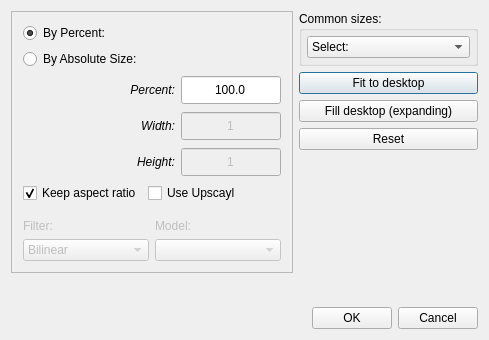
<?xml version="1.0" encoding="UTF-8"?>
<ui version="4.0">
 <class>ResizeDialog</class>
 <widget class="QDialog" name="ResizeDialog">
  <property name="geometry">
   <rect>
    <x>0</x>
    <y>0</y>
    <width>489</width>
    <height>340</height>
   </rect>
  </property>
  <property name="sizePolicy">
   <sizepolicy hsizetype="Preferred" vsizetype="Preferred">
    <horstretch>0</horstretch>
    <verstretch>0</verstretch>
   </sizepolicy>
  </property>
  <property name="minimumSize">
   <size>
    <width>100</width>
    <height>100</height>
   </size>
  </property>
  <property name="maximumSize">
   <size>
    <width>16777215</width>
    <height>16777215</height>
   </size>
  </property>
  <property name="windowTitle">
   <string>Resize</string>
  </property>
  <layout class="QVBoxLayout" name="verticalLayout">
   <item>
    <layout class="QHBoxLayout" name="resListLayout">
     <item>
      <widget class="QFrame" name="resFrame">
       <property name="maximumSize">
        <size>
         <width>290</width>
         <height>16777215</height>
        </size>
       </property>
       <property name="frameShape">
        <enum>QFrame::StyledPanel</enum>
       </property>
       <property name="frameShadow">
        <enum>QFrame::Raised</enum>
       </property>
       <layout class="QVBoxLayout" name="verticalLayout_3">
        <item>
         <layout class="QVBoxLayout" name="verticalLayout_6">
          <property name="topMargin">
           <number>0</number>
          </property>
          <property name="rightMargin">
           <number>0</number>
          </property>
          <item>
           <widget class="QRadioButton" name="byPercentage">
            <property name="sizePolicy">
             <sizepolicy hsizetype="Minimum" vsizetype="Minimum">
              <horstretch>0</horstretch>
              <verstretch>0</verstretch>
             </sizepolicy>
            </property>
            <property name="text">
             <string>By Percent:</string>
            </property>
            <property name="checked">
             <bool>true</bool>
            </property>
           </widget>
          </item>
          <item>
           <widget class="QRadioButton" name="byAbsoluteSize">
            <property name="sizePolicy">
             <sizepolicy hsizetype="Minimum" vsizetype="Minimum">
              <horstretch>0</horstretch>
              <verstretch>0</verstretch>
             </sizepolicy>
            </property>
            <property name="text">
             <string>By Absolute Size:</string>
            </property>
            <property name="checked">
             <bool>false</bool>
            </property>
           </widget>
          </item>
         </layout>
        </item>
        <item>
         <layout class="QGridLayout" name="resGridLayout">
          <item row="0" column="0">
           <widget class="QLabel" name="label_3">
            <property name="font">
             <font>
              <italic>true</italic>
             </font>
            </property>
            <property name="text">
             <string>Percent:</string>
            </property>
            <property name="alignment">
             <set>Qt::AlignRight|Qt::AlignTrailing|Qt::AlignVCenter</set>
            </property>
           </widget>
          </item>
          <item row="1" column="0">
           <widget class="QLabel" name="label">
            <property name="sizePolicy">
             <sizepolicy hsizetype="Preferred" vsizetype="Preferred">
              <horstretch>0</horstretch>
              <verstretch>0</verstretch>
             </sizepolicy>
            </property>
            <property name="font">
             <font>
              <italic>true</italic>
             </font>
            </property>
            <property name="text">
             <string>Width:</string>
            </property>
            <property name="alignment">
             <set>Qt::AlignRight|Qt::AlignTrailing|Qt::AlignVCenter</set>
            </property>
           </widget>
          </item>
          <item row="2" column="1">
           <widget class="QSpinBox" name="height">
            <property name="enabled">
             <bool>false</bool>
            </property>
            <property name="sizePolicy">
             <sizepolicy hsizetype="Preferred" vsizetype="Minimum">
              <horstretch>0</horstretch>
              <verstretch>0</verstretch>
             </sizepolicy>
            </property>
            <property name="maximumSize">
             <size>
              <width>100</width>
              <height>16777215</height>
             </size>
            </property>
            <property name="minimumSize">
             <size>
              <width>0</width>
              <height>30</height>
             </size>
            </property>
            <property name="alignment">
             <set>Qt::AlignCenter</set>
            </property>
            <property name="readOnly">
             <bool>false</bool>
            </property>
            <property name="buttonSymbols">
             <enum>QAbstractSpinBox::NoButtons</enum>
            </property>
            <property name="keyboardTracking">
             <bool>true</bool>
            </property>
            <property name="minimum">
             <number>1</number>
            </property>
            <property name="maximum">
             <number>65535</number>
            </property>
           </widget>
          </item>
          <item row="1" column="1">
           <widget class="QSpinBox" name="width">
            <property name="enabled">
             <bool>false</bool>
            </property>
            <property name="sizePolicy">
             <sizepolicy hsizetype="Preferred" vsizetype="Minimum">
              <horstretch>0</horstretch>
              <verstretch>0</verstretch>
             </sizepolicy>
            </property>
            <property name="maximumSize">
             <size>
              <width>100</width>
              <height>16777215</height>
             </size>
            </property>
            <property name="minimumSize">
             <size>
              <width>0</width>
              <height>30</height>
             </size>
            </property>
            <property name="alignment">
             <set>Qt::AlignCenter</set>
            </property>
            <property name="buttonSymbols">
             <enum>QAbstractSpinBox::NoButtons</enum>
            </property>
            <property name="keyboardTracking">
             <bool>true</bool>
            </property>
            <property name="minimum">
             <number>1</number>
            </property>
            <property name="maximum">
             <number>65535</number>
            </property>
           </widget>
          </item>
          <item row="2" column="0">
           <widget class="QLabel" name="label_2">
            <property name="font">
             <font>
              <italic>true</italic>
             </font>
            </property>
            <property name="text">
             <string>Height:</string>
            </property>
            <property name="alignment">
             <set>Qt::AlignRight|Qt::AlignTrailing|Qt::AlignVCenter</set>
            </property>
           </widget>
          </item>
          <item row="0" column="1">
           <widget class="QDoubleSpinBox" name="percent">
            <property name="enabled">
             <bool>true</bool>
            </property>
            <property name="sizePolicy">
             <sizepolicy hsizetype="Preferred" vsizetype="Minimum">
              <horstretch>0</horstretch>
              <verstretch>0</verstretch>
             </sizepolicy>
            </property>
            <property name="maximumSize">
             <size>
              <width>100</width>
              <height>16777215</height>
             </size>
            </property>
            <property name="minimumSize">
             <size>
              <width>0</width>
              <height>30</height>
             </size>
            </property>
            <property name="alignment">
             <set>Qt::AlignCenter</set>
            </property>
            <property name="readOnly">
             <bool>false</bool>
            </property>
            <property name="buttonSymbols">
             <enum>QAbstractSpinBox::NoButtons</enum>
            </property>
            <property name="decimals">
             <number>1</number>
            </property>
            <property name="minimum">
             <double>1.000000000000000</double>
            </property>
            <property name="maximum">
             <double>1600.000000000000000</double>
            </property>
            <property name="singleStep">
             <double>1.000000000000000</double>
            </property>
            <property name="stepType">
             <enum>QAbstractSpinBox::AdaptiveDecimalStepType</enum>
            </property>
            <property name="value">
             <double>100.000000000000000</double>
            </property>
           </widget>
          </item>
         </layout>
        </item>
        <item>
         <layout class="QHBoxLayout" name="horizontalLayoutCheckBoxes">
          <item>
           <widget class="QCheckBox" name="keepAspectRatio">
            <property name="sizePolicy">
             <sizepolicy hsizetype="MinimumExpanding" vsizetype="Minimum">
              <horstretch>0</horstretch>
              <verstretch>0</verstretch>
             </sizepolicy>
            </property>
            <property name="minimumSize">
             <size>
              <width>0</width>
              <height>0</height>
             </size>
            </property>
            <property name="text">
             <string>Keep aspect ratio</string>
            </property>
            <property name="checked">
             <bool>true</bool>
            </property>
           </widget>
          </item>
          <item>
           <widget class="QCheckBox" name="useUpscaylCheckBox">
            <property name="text">
             <string>Use Upscayl</string>
            </property>
           </widget>
          </item>
          <item>
           <spacer name="horizontalSpacer_CheckBoxes">
            <property name="orientation">
             <enum>Qt::Horizontal</enum>
            </property>
            <property name="sizeHint" stdset="0">
             <size>
              <width>40</width>
              <height>20</height>
             </size>
            </property>
           </spacer>
          </item>
         </layout>
        </item>
        <item>
         <spacer name="verticalSpacer">
          <property name="orientation">
           <enum>Qt::Vertical</enum>
          </property>
          <property name="sizeType">
           <enum>QSizePolicy::Maximum</enum>
          </property>
          <property name="sizeHint" stdset="0">
           <size>
            <width>20</width>
            <height>10</height>
           </size>
          </property>
         </spacer>
        </item>
        <item>
         <layout class="QHBoxLayout" name="horizontalLayoutFiltersAndModels">
          <item>
           <layout class="QVBoxLayout" name="verticalLayoutFilterColumn">
            <item>
             <widget class="QLabel" name="label_4">
              <property name="enabled">
               <bool>false</bool>
              </property>
              <property name="text">
               <string>Filter:</string>
              </property>
             </widget>
            </item>
            <item>
             <widget class="QComboBox" name="comboBox">
              <property name="enabled">
               <bool>false</bool>
              </property>
              <property name="sizePolicy">
               <sizepolicy hsizetype="MinimumExpanding" vsizetype="Minimum">
                <horstretch>0</horstretch>
                <verstretch>0</verstretch>
               </sizepolicy>
              </property>
              <property name="minimumSize">
               <size>
                <width>0</width>
                <height>0</height>
               </size>
              </property>
              <property name="currentIndex">
               <number>1</number>
              </property>
              <item>
               <property name="text">
                <string>Nearest</string>
               </property>
              </item>
              <item>
               <property name="text">
                <string>Bilinear</string>
               </property>
              </item>
              <item>
               <property name="text">
                <string>Bicubic</string>
               </property>
              </item>
              <item>
               <property name="text">
                <string>Lanczos3</string>
               </property>
              </item>
             </widget>
            </item>
           </layout>
          </item>
          <item>
           <layout class="QVBoxLayout" name="verticalLayoutModelColumn">
            <item>
             <widget class="QLabel" name="labelModel">
              <property name="enabled">
               <bool>false</bool>
              </property>
              <property name="text">
               <string>Model:</string>
              </property>
             </widget>
            </item>
            <item>
             <widget class="QComboBox" name="upscaylModelComboBox">
              <property name="enabled">
               <bool>false</bool>
              </property>
              <property name="sizePolicy">
               <sizepolicy hsizetype="MinimumExpanding" vsizetype="Minimum">
                <horstretch>0</horstretch>
                <verstretch>0</verstretch>
               </sizepolicy>
              </property>
              <property name="minimumSize">
               <size>
                <width>0</width>
                <height>0</height>
               </size>
              </property>
             </widget>
            </item>
           </layout>
          </item>
         </layout>
        </item>
       </layout>
      </widget>
     </item>
     <item>
      <layout class="QVBoxLayout" name="verticalLayout_5">
       <item>
        <widget class="QGroupBox" name="groupBox">
         <property name="title">
          <string>Common sizes:</string>
         </property>
         <layout class="QVBoxLayout" name="verticalLayout_2">
          <property name="spacing">
           <number>0</number>
          </property>
          <property name="leftMargin">
           <number>5</number>
          </property>
          <property name="topMargin">
           <number>5</number>
          </property>
          <property name="rightMargin">
           <number>5</number>
          </property>
          <property name="bottomMargin">
           <number>5</number>
          </property>
          <item>
           <widget class="QComboBox" name="resComboBox">
            <property name="sizePolicy">
             <sizepolicy hsizetype="MinimumExpanding" vsizetype="Minimum">
              <horstretch>0</horstretch>
              <verstretch>0</verstretch>
             </sizepolicy>
            </property>
            <property name="minimumSize">
             <size>
              <width>0</width>
              <height>0</height>
             </size>
            </property>
            <item>
             <property name="text">
              <string>Select:</string>
             </property>
            </item>
            <item>
             <property name="text">
              <string>1366 x 768</string>
             </property>
            </item>
            <item>
             <property name="text">
              <string>1440 x 900</string>
             </property>
            </item>
            <item>
             <property name="text">
              <string>1440 x 1050</string>
             </property>
            </item>
            <item>
             <property name="text">
              <string>1600 x 1200</string>
             </property>
            </item>
            <item>
             <property name="text">
              <string>1920 x 1080 (FullHD)</string>
             </property>
            </item>
            <item>
             <property name="text">
              <string>1920 x 1200 (FullHD)</string>
             </property>
            </item>
            <item>
             <property name="text">
              <string>2560 x 1080</string>
             </property>
            </item>
            <item>
             <property name="text">
              <string>2560 x 1440</string>
             </property>
            </item>
            <item>
             <property name="text">
              <string>2560 x 1600</string>
             </property>
            </item>
            <item>
             <property name="text">
              <string>3840 x 1600 (UW 4K)</string>
             </property>
            </item>
            <item>
             <property name="text">
              <string>3840 x 2160 (UHD-1)</string>
             </property>
            </item>
           </widget>
          </item>
         </layout>
        </widget>
       </item>
       <item>
        <widget class="QPushButton" name="fitDesktopButton">
         <property name="sizePolicy">
          <sizepolicy hsizetype="MinimumExpanding" vsizetype="Minimum">
           <horstretch>0</horstretch>
           <verstretch>0</verstretch>
          </sizepolicy>
         </property>
         <property name="minimumSize">
          <size>
           <width>0</width>
           <height>0</height>
          </size>
         </property>
         <property name="text">
          <string>Fit to desktop</string>
         </property>
        </widget>
       </item>
       <item>
        <widget class="QPushButton" name="fillDesktopButton">
         <property name="sizePolicy">
          <sizepolicy hsizetype="MinimumExpanding" vsizetype="Minimum">
           <horstretch>0</horstretch>
           <verstretch>0</verstretch>
          </sizepolicy>
         </property>
         <property name="minimumSize">
          <size>
           <width>0</width>
           <height>0</height>
          </size>
         </property>
         <property name="text">
          <string>Fill desktop (expanding)</string>
         </property>
        </widget>
       </item>
       <item>
        <widget class="QPushButton" name="resetButton">
         <property name="sizePolicy">
          <sizepolicy hsizetype="MinimumExpanding" vsizetype="Minimum">
           <horstretch>0</horstretch>
           <verstretch>0</verstretch>
          </sizepolicy>
         </property>
         <property name="minimumSize">
          <size>
           <width>0</width>
           <height>0</height>
          </size>
         </property>
         <property name="text">
          <string>Reset</string>
         </property>
        </widget>
       </item>
       <item>
        <spacer name="verticalSpacer_3">
         <property name="orientation">
          <enum>Qt::Vertical</enum>
         </property>
         <property name="sizeHint" stdset="0">
          <size>
           <width>20</width>
           <height>0</height>
          </size>
         </property>
        </spacer>
       </item>
      </layout>
     </item>
    </layout>
   </item>
   <item>
    <spacer name="verticalSpacer_2">
     <property name="orientation">
      <enum>Qt::Vertical</enum>
     </property>
     <property name="sizeType">
      <enum>QSizePolicy::Expanding</enum>
     </property>
     <property name="sizeHint" stdset="0">
      <size>
       <width>20</width>
       <height>0</height>
      </size>
     </property>
    </spacer>
   </item>
   <item>
    <layout class="QHBoxLayout" name="buttonsLayout">
     <item>
      <spacer name="horizontalSpacer">
       <property name="orientation">
        <enum>Qt::Horizontal</enum>
       </property>
       <property name="sizeHint" stdset="0">
        <size>
         <width>40</width>
         <height>20</height>
        </size>
       </property>
      </spacer>
     </item>
     <item>
      <widget class="QPushButton" name="okButton">
       <property name="sizePolicy">
        <sizepolicy hsizetype="Minimum" vsizetype="Minimum">
         <horstretch>0</horstretch>
         <verstretch>0</verstretch>
        </sizepolicy>
       </property>
       <property name="minimumSize">
        <size>
         <width>0</width>
         <height>0</height>
        </size>
       </property>
       <property name="text">
        <string>OK</string>
       </property>
      </widget>
     </item>
     <item>
      <widget class="QPushButton" name="cancelButton">
       <property name="sizePolicy">
        <sizepolicy hsizetype="Minimum" vsizetype="Minimum">
         <horstretch>0</horstretch>
         <verstretch>0</verstretch>
        </sizepolicy>
       </property>
       <property name="minimumSize">
        <size>
         <width>0</width>
         <height>0</height>
        </size>
       </property>
       <property name="text">
        <string>Cancel</string>
       </property>
      </widget>
     </item>
    </layout>
   </item>
  </layout>
 </widget>
 <layoutdefault spacing="6" margin="11"/>
 <tabstops>
  <tabstop>byPercentage</tabstop>
  <tabstop>byAbsoluteSize</tabstop>
  <tabstop>percent</tabstop>
  <tabstop>width</tabstop>
  <tabstop>height</tabstop>
  <tabstop>keepAspectRatio</tabstop>
  <tabstop>useUpscaylCheckBox</tabstop>
  <tabstop>comboBox</tabstop>
  <tabstop>upscaylModelComboBox</tabstop>
  <tabstop>resComboBox</tabstop>
  <tabstop>fitDesktopButton</tabstop>
  <tabstop>fillDesktopButton</tabstop>
  <tabstop>resetButton</tabstop>
  <tabstop>okButton</tabstop>
  <tabstop>cancelButton</tabstop>
 </tabstops>
 <resources/>
 <connections/>
</ui>
